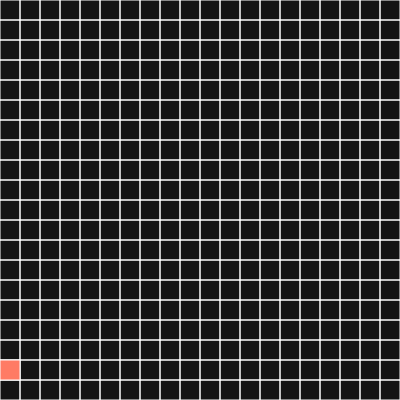
Frame 1 (no input)
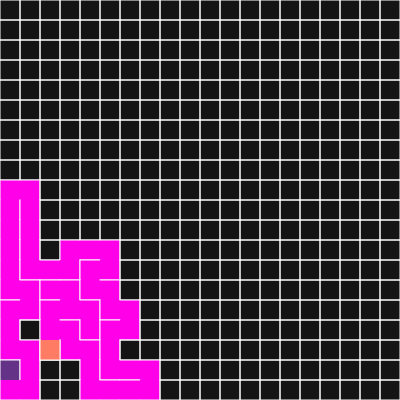
Frame 60 (no input)
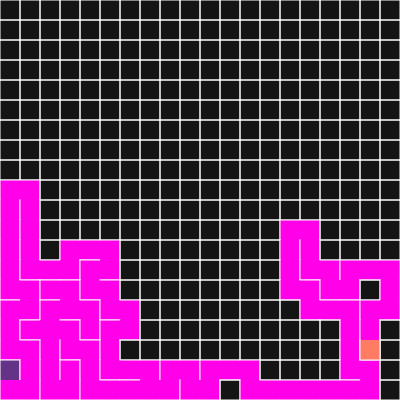
Frame 120 (the mouse pressed at the canvas centre since frame 60)

The p5.js sketch that drew these frames (run headless with seeded random() and noise() and a simulated clock; from frame 60 on, the mouse is pressed at the canvas centre):

// p5.js sketch
// ── sketch.js
/*
Title:          Recursive Backtracker
Description:    Algorithm for generating mazes
Author:         Teemu Pätsi
Date:           17th of December 2018
Version:        1.0.0
Source:         https://en.wikipedia.org/wiki/Maze_generation_algorithm#Recursive_backtracker
Change log:
*/

var w = 400;
var h = 400;

// Cell width & height
var side = 20;

// Cell's location in grid
var i = Math.floor(w / side);
var j = Math.floor(h / side);

// Change currentNum to change starting point
var currentNum = Math.floor(Math.random() * (i*j-1));

// Current cell
var current;

// Store cell objects
var cells = [];
var unvisitedCells = (w/side) * (h/side);

// Stack of previously visited cells
var stack = [];


function Cell() {

  this.width = side;
  this.height = side;
  this.col;
  this.row;

  this.visited = false;
  this.begin = false;

  // Top, Right, Bottom, Left [TRBL]
  this.walls = [true, true, true, true];
  this.neighbours = [true, true, true, true];

  // Prints cell with its walls
  this.display = function() {

    // x and y coordinates from where to draw rects and lines
    var x = this.col*side;
    var y = this.row*side;

    // Draw visited cells with different color 
    if (this.visited) {
      noStroke();
      fill('rgba(255,0,232,120)');
      rect(x, y, side, side);
    }

    // Draw start cell with different color
    if (this.begin) {
      noStroke();
      fill('rgba(100,50,135,100)');
      rect(x, y, side, side);
    }

    // Draws cell's walls
    this.drawOutline(x, y);
  }

  this.drawOutline = function(x, y) {

    stroke(255);

    // Draw walls around cell where needed 
    if (this.walls[0]) {
      line(x, y, x+side, y);
    }
    if (this.walls[1]) {
      line(x+side, y, x+side, y+side);
    }
    if (this.walls[2]) {
      line(x+side, y+side, x, y+side);
    }
    if (this.walls[3]) {
      line(x, y+side, x, y);
    }
  }

  // Return random neighbour
  this.getRandomNeighbour = function() {
    // Get all neighbours
    var neighs = getNeighsArray(this);

    // Test if neighbours are already visited
    if (neighs.includes(0)) {
      if (cells[currentNum - i].visited) {
        neighs.splice(neighs.indexOf(0),1);
      }
    }
    if (neighs.includes(1)) {
      if (cells[currentNum + 1].visited) {
        neighs.splice(neighs.indexOf(1),1);
      }
    }
    if (neighs.includes(2)) {
      if (cells[currentNum + i].visited) {
        neighs.splice(neighs.indexOf(2),1);
      }
    }
    if (neighs.includes(3)) {
      if (cells[currentNum - 1].visited) {
        neighs.splice(neighs.indexOf(3),1);
      }
    }

    // Returns 0, 1, 2 or 3 (T, R, B, L)
    return rand = neighs[Math.floor(Math.random() * neighs.length)];
  }
  
  // Checks if cell is located at the edge of grid
  this.isEdgeCell = function() {
  
    // TRBL
    if (this.row === 0) {
      this.neighbours[0] = false;
    }
    if (this.col === i-1 ) {
      this.neighbours[1] = false;
    }
    if (this.row === j-1) {
      this.neighbours[2] = false;
    }
    if (this.col === 0) {
      this.neighbours[3] = false;
    }
  }
}

// Gets array of neighbours (TRBL, 0 being Top and 3 being Left)
function getNeighsArray(current) {
  var neighs = [];
  for (var i = 0; i < current.neighbours.length; i++) {
    if (current.neighbours[i]) {
      neighs.push(i);
    }
  }

  return neighs;
}

// Returns cell which is going to be the next one
function getChosenCell(next) {

  // T, R, B, L
  if (next === 0) {
    chosen = cells[currentNum - i];
    currentNum -= i;
  }
  if (next === 1) {
    chosen = cells[currentNum + 1];
    currentNum += 1;
  }
  if (next === 2) {
    chosen = cells[currentNum + i];
    currentNum += i;
  }
  if (next === 3) {
    chosen = cells[currentNum - 1];
    currentNum -= 1;
  }
  return chosen;
}

// Removes walls between current and next cell
function removeWalls(next) {

  // T, R, B, L
  if (next === 0) {
    current.walls[0] = false;
    chosen.walls[2] = false;
  }
  if (next === 1) {
    current.walls[1] = false;
    chosen.walls[3] = false;
  }
  if (next === 2) {
    current.walls[2] = false;
    chosen.walls[0] = false;
  }
  if (next === 3) {
    current.walls[3] = false;
    chosen.walls[1] = false;
  }
}

// Tests if all neighbours are visited
function allNeighboursVisited(currentNum) {
  
  if ((currentNum+1) % i != 0) {
    if (!cells[currentNum+1].visited) {
      return false;
    }
  }

  if (currentNum+i < i*j) {
    if (!cells[currentNum+i].visited) {
      return false;
    }
  }
  if ((currentNum-1) % i != i-1 && currentNum-1 >= 0) {
    if (!cells[currentNum-1].visited) {
      return false;
    }
  }
  if (currentNum-i >= 0) {
    if (!cells[currentNum-i].visited) {
      return false;
    }
  }

  return true;
}

function setup() {
  createCanvas(w, h);
  frameRate(40);

  for (var row = 0; row < j; row++) {
    for (var col = 0; col < i; col++) {
      var cell = new Cell();
      cell.row = row;
      cell.col = col;

      cell.isEdgeCell();
      cells.push(cell);
    }
  }

  // Mark current cell as begin cell
  current = cells[currentNum];
  current.begin = true;
}

function draw() {

  background(20);

  // Mark current as visited and display walls for cells
  current.visited = true;

  // Display each cell and it's walls
  cells.forEach(cell => {
    cell.display();
  });

  // Display current cell with different color
  noStroke();
  fill('rgb(255, 123, 100)');
  rect(current.col*side, current.row*side, side, side);
  current.drawOutline(current.col*side, current.row*side);

  // While there are unvisited cells
  if (unvisitedCells > 1) {
    if (!allNeighboursVisited(currentNum)) {

    // Step 1 --> Choose randomly one of the unvisited neighbours
    var next = current.getRandomNeighbour();
    var chosen = getChosenCell(next);

    // Step 2 --> Push the current cell to the stack
    stack.push(current);

    // Step 3 --> Remove the wall between the current cell and the chosen cell
    removeWalls(next);

    // Step 4 --> Make the chosen cell the current cell and mark it as visited
    current = chosen;
    unvisitedCells--;
    }

    // Else if stack is not empty
    else if (stack.length > 0) {

      // Pop a cell from the stack
      current = stack.pop();

      // Make it the current cell
      currentNum = current.row * i + current.col;
    }
  }

  // Stop loop when maze is ready
  else {
    console.log("Ready!");
    noLoop();
  }
}
// ── maze.html
<!DOCTYPE html>
<html lang="en">
    <head>
        <meta charset="utf-8"/>
        <title>Canvas test</title>
        <script src="https://cdnjs.cloudflare.com/ajax/libs/p5.js/0.6.1/p5.js"></script>
        <script src="sketch.js"></script>
    </head>
    <body>
    </body>
</html>
